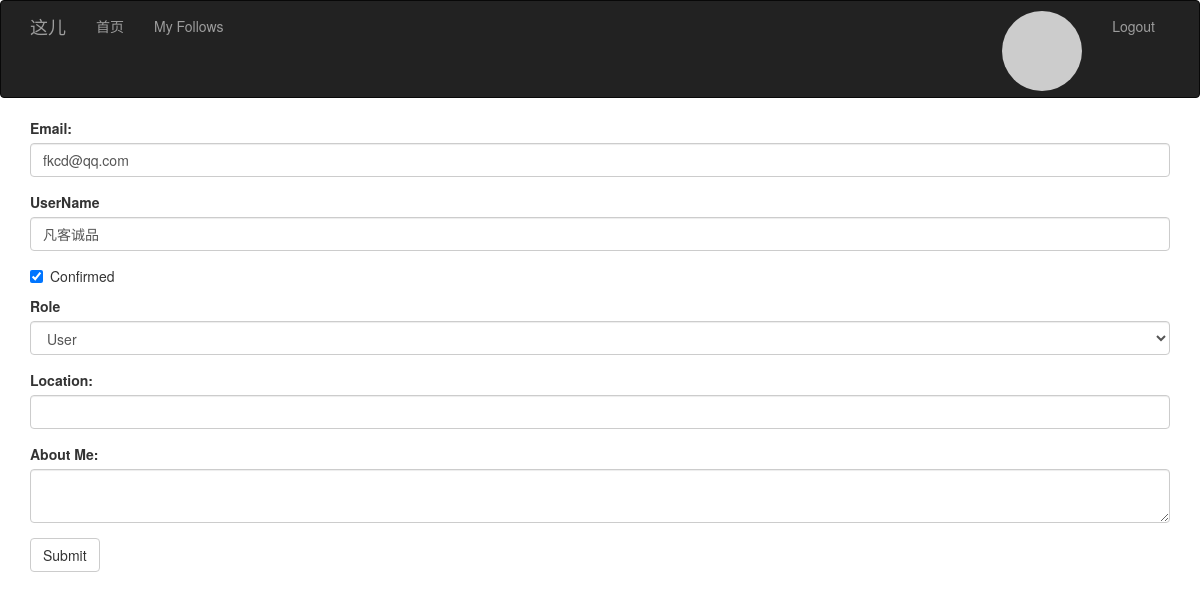
The app's page /edit_profile/109 (signed in) with its own data.
### app/models.py (models this page shows, shortened)
class User(UserMixin, db.Model):
    __tablename__ = 'users'
    id = db.Column(db.Integer, primary_key=True)
    email = db.Column(db.String(64), unique=True, index=True)
    username = db.Column(db.String(64), unique=True, index=True)
    password_hash = db.Column(db.String(128))
    confirmed = db.Column(db.Boolean, default=False)
    role_id = db.Column(db.Integer, db.ForeignKey('roles.id'))
    posts = db.relationship('Post', backref='author', lazy='dynamic')
    location = db.Column(db.String(64))
    about_me = db.Column(db.Text())
    member_since = db.Column(db.DateTime(), default=datetime.utcnow)
    last_seen = db.Column(db.DateTime(), default=datetime.utcnow)
    avatar = db.Column(db.String(128))
    followed = db.relationship('Follow', foreign_keys=[Follow.follower_id],
                               backref=db.backref('follower', lazy='joined'),
                               lazy='dynamic', cascade='all, delete-orphan')
    followers = db.relationship('Follow', foreign_keys=[Follow.followed_id],
                                backref=db.backref('followed', lazy='joined'),
                                lazy='dynamic', cascade='all, delete-orphan')
    def getAvatar(self, size=100, default='identicon', rating='g'):
        if request.is_secure:
            url = "https://secure.gravatar.com/avatar"
        else:
            url = 'http://www.gravatar.com/avatar'
        hash = self.avatar or self.cemail
        return '{url}/{hash}?s={size}&d={default}&r={rating}'.format(
            url=url, hash=hash, default=default, rating=rating, size=size)
    def can(self, permissions):
        return self.role is not None and \
               (self.role.permissions & permissions) == permissions
    @property
    def cemail(self):
        return self.email
    @property
    def password(self):
        raise AttributeError('password is not readable attribute')

### app/main/views.py (the view, shortened to what this page needs)
@main.route('/edit_profile/<int:id>', methods=['GET', 'POST'])
@login_required
@admin_required
def edit_profile_admin(id):
    user = User.query.get_or_404(id)
    form = EditProfileAdminForm(user=user)
    edit_success = False
    form.username.data = user.username
    form.location.data = user.location
    form.about_me.data = user.about_me
    form.role.data = user.role_id
    form.email.data = user.cemail
    form.confirmed.data = user.confirmed
    return render_template('user/edit_profile.html', form=form, edit_success=edit_success, user=user)

### app/main/forms.py (shortened to what this page needs)
class EditProfileAdminForm(FlaskForm):
    email = StringField('Email:', validators=[DataRequired(), Length(1, 64), Email()])
    username = StringField('UserName', validators=[DataRequired(), Length(1, 64),
                                                   Regexp('^[A-Za-z\u4e00-\u9fa5][A-Za-z0-9_.\u4e00-\u9fa5]*$', 0,
                                                          'UserName must have only letters,numbers,dots or underscores')
                                                   ])
    confirmed = BooleanField('Confirmed')
    role = SelectField('Role', coerce=int)
    location = StringField('Location:', validators=[Length(0, 64)])
    about_me = TextAreaField('About Me:')
    submit = SubmitField('Submit')
    def __init__(self, user, *args, **kwargs):
        super(EditProfileAdminForm, self).__init__(*args, **kwargs)
        self.role.choices = [(role.id, role.name)
                             for role in Role.query.order_by(Role.name).all()]
        self.user = user

### app/decorator.py (called while the page is built)
def permission_required(permission):
    def decorator(f):
        @wraps(f)
        def decorated_function(*args, **kwargs):
            if not current_user.can(permission):
                abort(403)
            return f(*args, **kwargs)
        return decorated_function
    return decorator

### app/main/__init__.py (called while the page is built)
@main.app_context_processor
def inject_permissions():
    return dict(Permission=Permission)

### app/models.py (called while the page is built)
@login_manager.user_loader
def load_user(user_id):
    return User.query.get(int(user_id))

### app/templates/user/edit_profile.html (shortened to what this page needs)
{% extends "bootstrap_base.html" %}
{% import "bootstrap/wtf.html" as wtf %}
{% import "message.html" as message %}
{% block content %}
<div class="container">
    {{ wtf.quick_form(form)}}
</div>
{% endblock %}

### app/static/style.css (style rules this page uses)
* { -webkit-font-smoothing: antialiased; }

### records on screen
User: email "fkcd@qq.com", username "凡客诚品", confirmed "☑", role "User"
